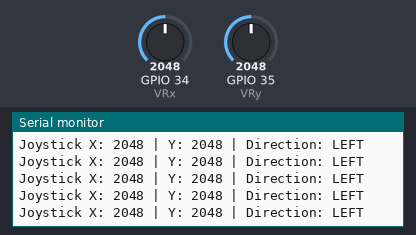
The sketch below on a simulated ESP32. Shown: the last lines printed to the serial monitor. The inputs (shaded band) are chosen by the test bench; at power-on: GPIO 34 (VRx) = 2048, GPIO 35 (VRy) = 2048.

Above: at 1.2 s.
1.3 s: GPIO 34 (VRx) set to 2160
At 1.57 s:
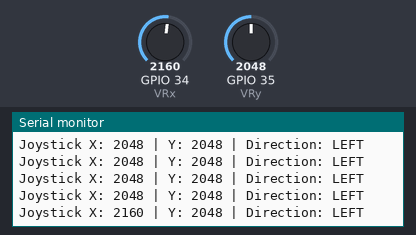
2.8 s: GPIO 34 (VRx) set to 2257
At 2.98 s:
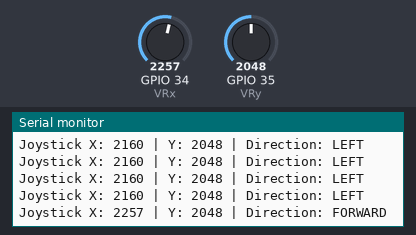
4.7 s: GPIO 35 (VRy) set to 2161
At 4.79 s:
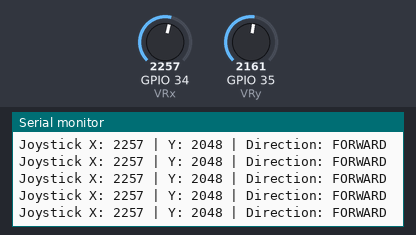
6.2 s: GPIO 35 (VRy) set to 3555
At 6.2 s:
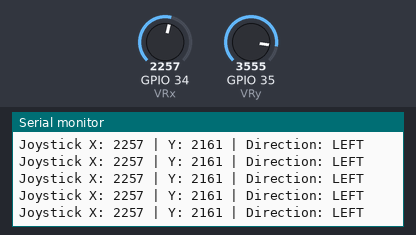
7.7 s: GPIO 35 (VRy) set to 3649
At 8.01 s:
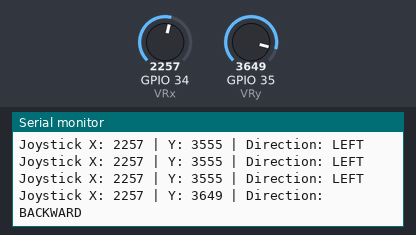
Timing chart, 0 to 10.7 s (numbered marks = the images above; inputs shaded):
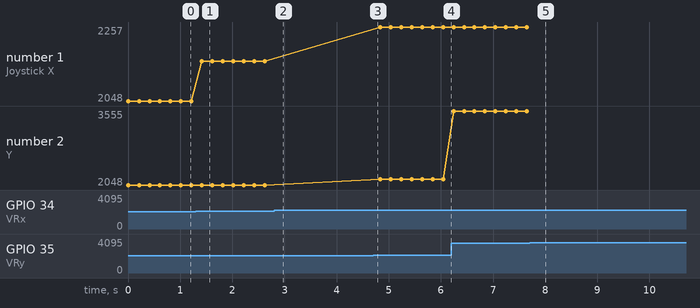

The sketch:

joystick_transmitter.ino
```cpp
#include <WiFi.h>
#include <WiFiUdp.h>

// =========================
// Joystick Pins
// =========================

#define VRx 34
#define VRy 35
#define SW  32

// =========================
// Wi-Fi Configuration
// =========================

const char* ssid = "ESP_BUGGY";
const char* password = "12345678";

// Receiver ESP32 IP
const char* receiverIP = "192.168.4.2";

const int udpPort = 4210;

WiFiUDP udp;

// =========================
// Joystick Calibration
// =========================

const int centerX = 3010;
const int centerY = 2840;

const int deadZone = 200;

// =========================
// Setup
// =========================

void setup() {

  Serial.begin(115200);

  // Create Wi-Fi Access Point
  WiFi.softAP(ssid, password);

  Serial.println();
  Serial.println("================================");
  Serial.println("ESP32 BUGGY TRANSMITTER");
  Serial.println("================================");

  Serial.print("Access Point IP: ");
  Serial.println(WiFi.softAPIP());

  // Joystick pins
  pinMode(VRx, INPUT);
  pinMode(VRy, INPUT);
  pinMode(SW, INPUT_PULLUP);

  Serial.println("Joystick ready.");
}

// =========================
// Main Loop
// =========================

void loop() {

  // =========================
  // Read Joystick
  // =========================

  int xValue = analogRead(VRx);
  int yValue = analogRead(VRy);

  // Calculate difference from center
  int diffX = xValue - centerX;
  int diffY = yValue - centerY;

  // =========================
  // Determine Joystick State
  // =========================

  bool xActive = abs(diffX) > deadZone;
  bool yActive = abs(diffY) > deadZone;

  String direction = "STOP";

  // =========================
  // Direction Logic
  // =========================

  // X-axis only
  if (xActive && !yActive) {

    if (diffX > 0) {
      direction = "RIGHT";
    }
    else {
      direction = "LEFT";
    }
  }

  // Y-axis only
  else if (yActive && !xActive) {

    if (diffY > 0) {
      direction = "BACKWARD";
    }
    else {
      direction = "FORWARD";
    }
  }

  // Both axes active
  else if (xActive && yActive) {

    // Use the axis with greater displacement
    if (abs(diffX) > abs(diffY)) {

      if (diffX > 0) {
        direction = "RIGHT";
      }
      else {
        direction = "LEFT";
      }
    }

    else {

      if (diffY > 0) {
        direction = "BACKWARD";
      }
      else {
        direction = "FORWARD";
      }
    }
  }

  // =========================
  // Create UDP Message
  // =========================

  String message =
      "DIR:" + direction +
      ",X:" + String(xValue) +
      ",Y:" + String(yValue);

  // =========================
  // Send UDP Packet
  // =========================

  udp.beginPacket(receiverIP, udpPort);
  udp.print(message);
  udp.endPacket();

  // =========================
  // Serial Monitor
  // =========================

  Serial.print("Joystick X: ");
  Serial.print(xValue);

  Serial.print(" | Y: ");
  Serial.print(yValue);

  Serial.print(" | Direction: ");
  Serial.println(direction);

  delay(200);
}
```

Measured:
- the behaviour switches between 2217 and 2218 on GPIO 34 (VRx) (found by bisection; images 1 and 2)
- the behaviour switches between 3592 and 3593 on GPIO 35 (VRy) (found by bisection; images 4 and 5)
- after the input at 1.3 s, the serial monitor: prints a new line after 0.12 s (image 1)
- after the input at 2.8 s, the serial monitor: prints a new line at once (image 2)
- after the input at 7.7 s, the serial monitor: prints a new line after 0.15 s (image 5)
- plotted number 1: 2048 → 2160 after the input at 1.3 s
- plotted number 2: 2048 → 2161 after the input at 4.7 s, 2161 → 3555 after the input at 6.2 s
